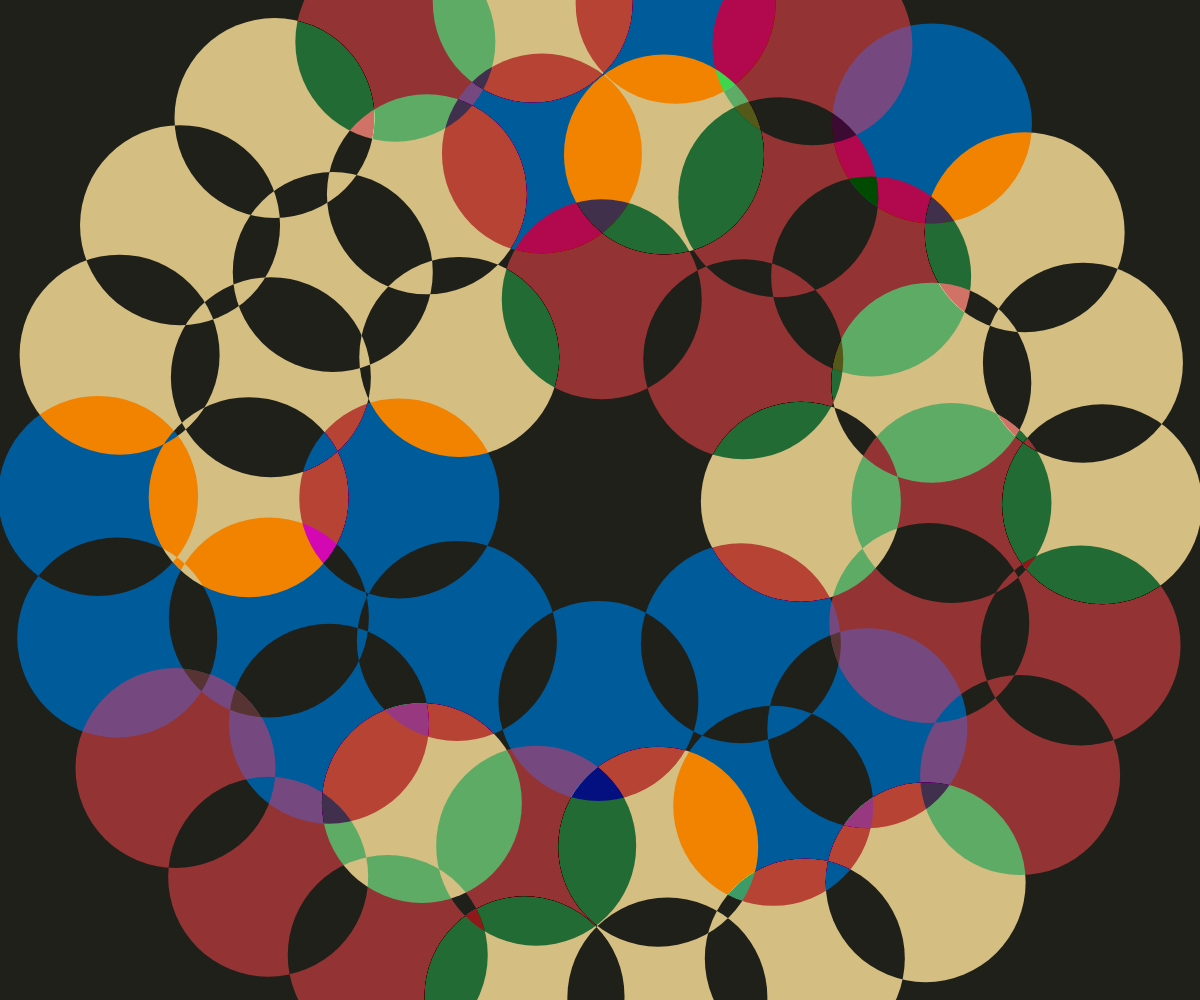
Frame 1 (no input)
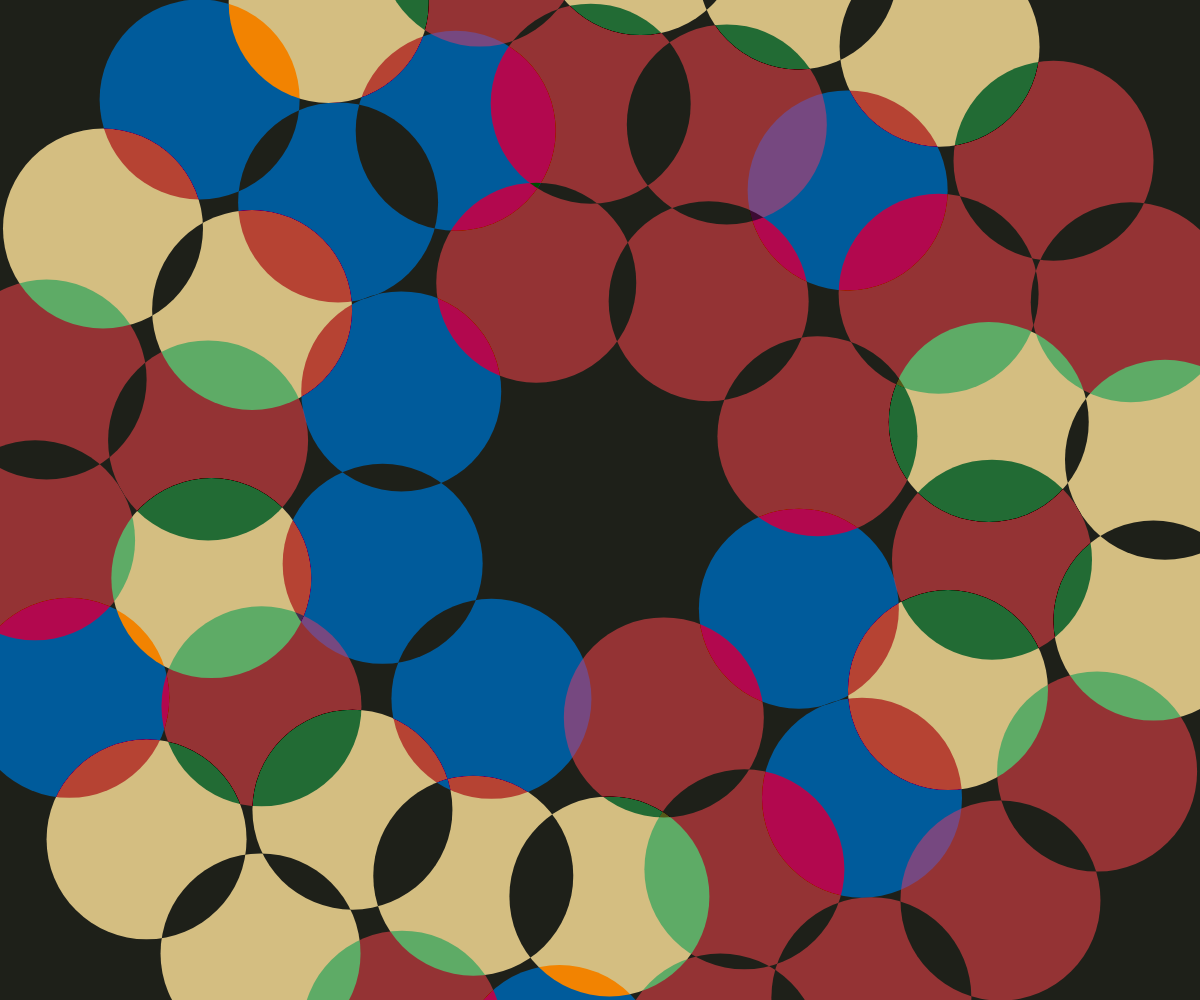
Frame 60 (no input)
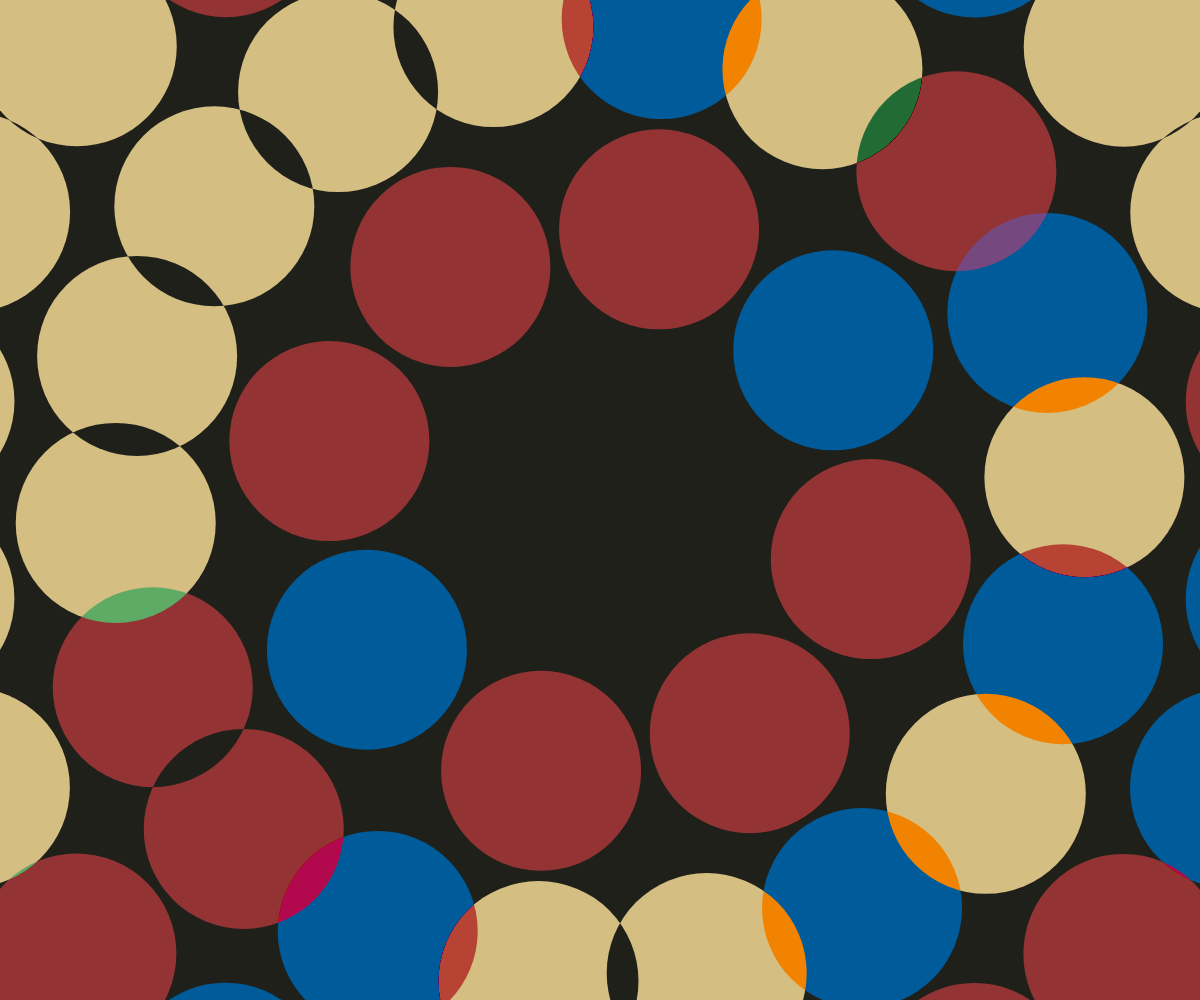
Frame 120 (the mouse pressed at the canvas centre since frame 60)

The p5.js sketch that drew these frames (run headless with seeded random() and noise() and a simulated clock; from frame 60 on, the mouse is pressed at the canvas centre):

// p5.js sketch
// ── sketch.js
// Muted color palette
const bauhausBg = ["#BEBCB4", "#DFD9CA", "#1E2019"];
const bauhausColors = ["#B2534D", "#F2DE9A", "#1e7bb4"];
let bgColor;
let seed;
let xoff = 0.0;

// Create a new canvas to the browser size
function setup() {
  createCanvas(windowWidth, windowHeight);
  bgColor = random(bauhausBg);
  updateRandomness();
  setInterval(updateRandomness, 1000);

  //noLoop();
  // frameRate(3);
}

function updateRandomness() {
  // some value between 0 and a big number
  seed = random(0, 1000000);
}

// On window resize, update the canvas size
function windowResized() {
  resizeCanvas(windowWidth, windowHeight);
}

// Render loop that draws shapes with p5
function draw() {
  randomSeed(seed);
  let dim = min(width, height);
  blendMode(BLEND);
  // // Brighter color palette
  // const brightBauhausColors = ["#DA4421", "#1E2019", "#7B847A", "#DBB939"];
  const time = millis() / 1000;
  // INSERT NOISE
  xoff = xoff + 0.01;
  let n = noise(xoff) * width;
  const frequency = 0.3 * n * 0.001;
  const v = sin(time * frequency);
  const anim = v * 1 + 1;
  // background
  background(bgColor);
  //const dim = min(width, height);
  //stroke("#fff");

  blendMode(DIFFERENCE);
  
  drawEachTile(
    width / 2,
    height / 2,
    dim * 0.5 * max(anim, 0.6),
    220,
    time * 0.5
  );

  drawEachTile(
    width / 2,
    height / 2,
    dim * 0.35 * max(anim, 0.6),
    180,
    time * 0.5
  );

  drawEachTile(
    width / 2,
    height / 2,
    dim * 0.2 * max(anim, 0.6),
    80,
    time * 0.5
  );

  //drawColumns(width / 2, height / 2, 100, 100, time * 0.2);
  //blendMode(BURN);
  // drawOutline(
  //   width / 2,
  //   height / 2,
  //   dim * 0.2 * max(anim, 0.6),
  //   80,
  //   time * 0.5
  // );

  // drawEachTile(width / 2, height / 2, 100, 300, 0);
}

// Creates circle of circles
function drawEachTile(x, y, radius, sides = 3, angle = 0) {
  for (let i = 0; i < sides; i++) {
    const a = angle + TWO_PI * (i / sides);
    let sx = x + cos(a) * radius;
    let sy = y + sin(a) * radius;
    if (i % 10 == 0) {
      drawTile(sx, sy);
    }
  }
}

// function drawOutline(x, y, radius, sides = 3, angle = 0) {
//   for (let i = 0; i < sides; i++) {
//     const a = angle + TWO_PI * (i / sides);
//     let sx = x + cos(a) * radius;
//     let sy = y + sin(a) * radius;
//     if (i % 10 == 0) {
//       drawTileOutline(sx, sy);
//     }
//   }
// }

// function drawColumns(x, y, radius, sides = 3, angle = 0) {
//   for (let i = 0; i < sides; i++) {
//     const a = angle + TWO_PI * (i / sides);
//     let sx = x + cos(a) * radius * 2;
//     let sy = y + sin(a) * radius * 2;
//     let ex = x + cos(a) * radius * 10;
//     let ey = y + sin(a) * radius * 10;
//     if (i % 10 == 0) {
//       drawColumn(sx, sy, ex, ey);
//     }
//   }
// }

// ROTATE FUNCTION

// function turn(obj) {}

// SIZE OF CIRCLE FUNCTION

function drawTile(sx, sy) {
  xoff = xoff + 0.0002;
  let n = noise(xoff) * width;
  const frequency = 0.1 * n * 0.001;
  const dim = min(width, height);
  noStroke();
  fill(random(bauhausColors));
  circle(sx + frequency, sy + frequency, dim * 0.2, dim * 0.2);
}

// function drawTileOutline(sx, sy) {
//   xoff = xoff + 0.0002;
//   let n = noise(xoff) * width;
//   const frequency = 0.1 * n * 0.001;
//   const dim = min(width, height);
//   strokeWeight(dim * 0.02);
//   stroke(random(bauhausColors));
//   noFill();
//   circle(sx + frequency, sy + frequency, dim * 0.25, dim * 0.25);
// }

function drawColumn(sx, sy, ex, ey) {
  const dim = min(width, height);
  noFill();
  strokeCap(SQUARE);
  strokeWeight(dim * 0.2);
  stroke("#fff");
  line(sx, sy, ex, ey);
}
